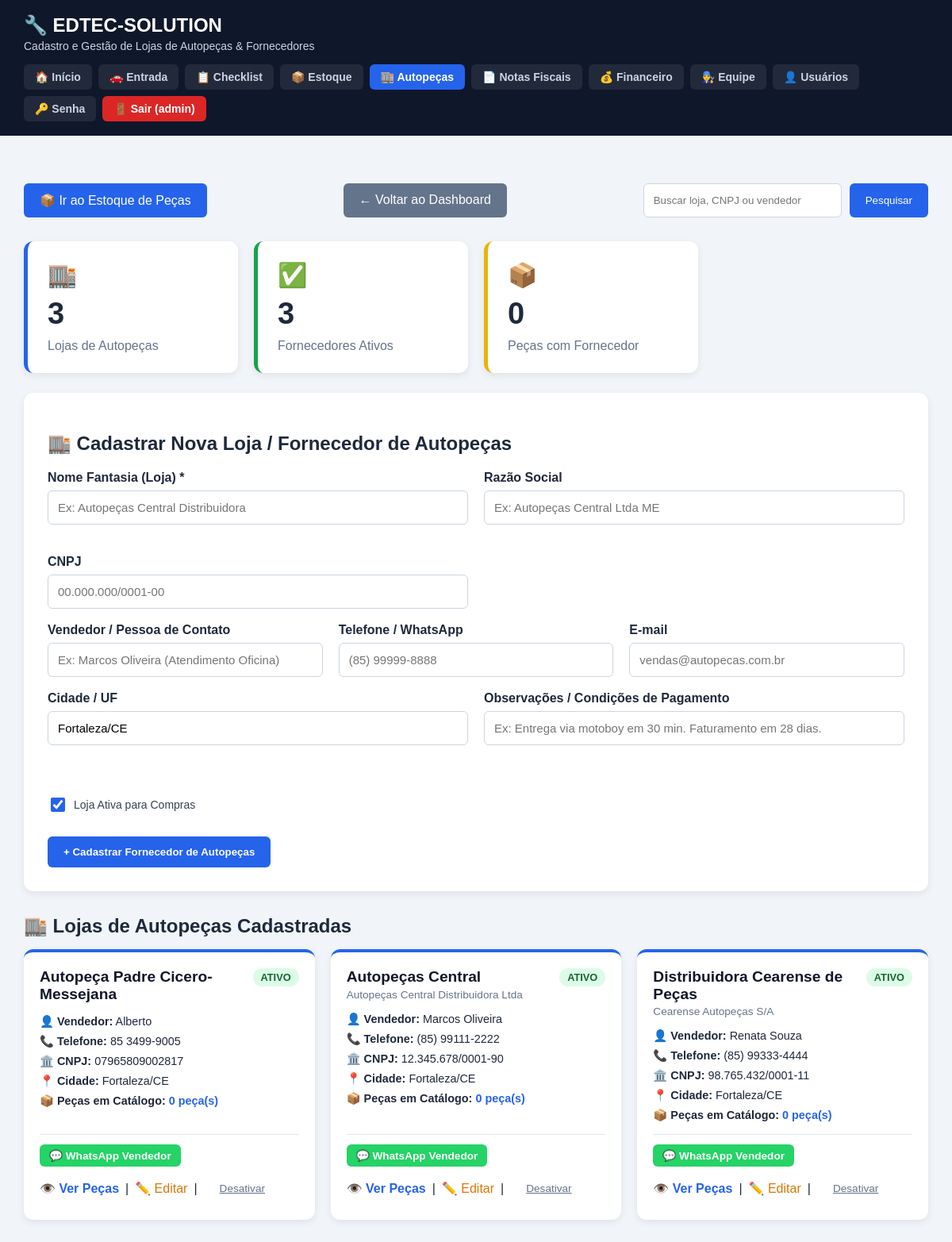
The page /app/public/autopecas.php (signed in) on the database its author committed.
### tables this page shows
CREATE TABLE `fornecedores_autopecas` (
  `id` int NOT NULL AUTO_INCREMENT,
  `nome_fantasia` varchar(150) NOT NULL,
  `razao_social` varchar(150) DEFAULT NULL,
  `cnpj` varchar(20) DEFAULT NULL,
  `telefone` varchar(30) DEFAULT NULL,
  `vendedor_contato` varchar(100) DEFAULT NULL,
  `email` varchar(150) DEFAULT NULL,
  `cidade_estado` varchar(100) DEFAULT NULL,
  `observacoes` text,
  `ativo` tinyint(1) NOT NULL DEFAULT '1',
  `criado_em` datetime NOT NULL DEFAULT CURRENT_TIMESTAMP,
  `atualizado_em` datetime NOT NULL DEFAULT CURRENT_TIMESTAMP ON UPDATE CURRENT_TIMESTAMP,
  PRIMARY KEY (`id`)
);

### app/public/autopecas.php (the view, shortened to what this page needs)
<?php
require_once 'config.php';
$fornecedorEditar = null;
$busca = trim($_GET['busca'] ?? '');
$sqlF = "
    SELECT f.*, COUNT(p.id) AS total_pecas
    FROM fornecedores_autopecas f
    LEFT JOIN pecas p ON p.fornecedor_id = f.id
    WHERE 1=1
";
$paramsF = [];
$sqlF .= " GROUP BY f.id ORDER BY f.nome_fantasia ASC";
$stmtF = $pdo->prepare($sqlF);
$stmtF->execute($paramsF);
$fornecedores = $stmtF->fetchAll();
$totalLojas = count($fornecedores);
$totalAtivas = (int) $pdo->query("SELECT COUNT(*) FROM fornecedores_autopecas WHERE ativo = 1")->fetchColumn();
$totalPecasCad = (int) $pdo->query("SELECT COUNT(*) FROM pecas WHERE fornecedor_id IS NOT NULL")->fetchColumn();
?>
<!DOCTYPE html>
<html lang="pt-BR">
<head>
    <link rel="stylesheet" href="style.css">
</head>
<body>
<?php
include 'header.php';
?>
<main>
    <section class="acoes">
        <a href="estoque.php" class="botao">📦 Ir ao Estoque de Peças</a>
        <a href="index.php" class="botao secundario">← Voltar ao Dashboard</a>
        <form method="GET" style="display: flex; gap: 10px;">
            <input type="text" name="busca" placeholder="Buscar loja, CNPJ ou vendedor" value="<?= htmlspecialchars($busca) ?>">
            <button type="submit">Pesquisar</button>
        </form>
    </section>
    <div class="cards" style="margin-bottom: 25px;">
        <div class="card azul">
            <span>🏬</span>
            <h2><?= $totalLojas ?></h2>
            <p>Lojas de Autopeças</p>
        </div>
        <div class="card verde">
            <span>✅</span>
            <h2><?= $totalAtivas ?></h2>
            <p>Fornecedores Ativos</p>
        </div>
        <div class="card amarelo">
            <span>📦</span>
            <h2><?= $totalPecasCad ?></h2>
            <p>Peças com Fornecedor</p>
        </div>
    </div>
    <div class="form-container" style="max-width: 100%; margin-bottom: 30px;">
        <h2>🏬 <?= $fornecedorEditar ? 'Editar Loja de Autopeças #' . $fornecedorEditar['id'] : 'Cadastrar Nova Loja / Fornecedor de Autopeças' ?></h2>
        <form method="POST">
            <div class="linha">
                <div class="campo">
                    <label>Nome Fantasia (Loja) *</label>
                    <input type="text" name="nome_fantasia" required value="<?= htmlspecialchars($fornecedorEditar['nome_fantasia'] ?? '') ?>" placeholder="Ex: Autopeças Central Distribuidora">
                </div>
                <div class="campo">
                    <label>Razão Social</label>
                    <input type="text" name="razao_social" value="<?= htmlspecialchars($fornecedorEditar['razao_social'] ?? '') ?>" placeholder="Ex: Autopeças Central Ltda ME">
                </div>
                <div class="campo">
                    <label>CNPJ</label>
                    <input type="text" name="cnpj" value="<?= htmlspecialchars($fornecedorEditar['cnpj'] ?? '') ?>" placeholder="00.000.000/0001-00">
                </div>
            </div>
            <div class="linha">
                <div class="campo">
                    <label>Vendedor / Pessoa de Contato</label>
                    <input type="text" name="vendedor_contato" value="<?= htmlspecialchars($fornecedorEditar['vendedor_contato'] ?? '') ?>" placeholder="Ex: Marcos Oliveira (Atendimento Oficina)">
                </div>
                <div class="campo">
                    <label>Telefone / WhatsApp</label>
                    <input type="text" name="telefone" value="<?= htmlspecialchars($fornecedorEditar['telefone'] ?? '') ?>" placeholder="(85) 99999-8888">
                </div>
                <div class="campo">
                    <label>E-mail</label>
                    <input type="email" name="email" value="<?= htmlspecialchars($fornecedorEditar['email'] ?? '') ?>" placeholder="vendas@autopecas.com.br">
                </div>
            </div>
            <div class="linha">
                <div class="campo">
                    <label>Cidade / UF</label>
                    <input type="text" name="cidade_estado" value="<?= htmlspecialchars($fornecedorEditar['cidade_estado'] ?? 'Fortaleza/CE') ?>" placeholder="Fortaleza / CE">
                </div>
                <div class="campo">
                    <label>Observações / Condições de Pagamento</label>
                    <input type="text" name="observacoes" value="<?= htmlspecialchars($fornecedorEditar['observacoes'] ?? '') ?>" placeholder="Ex: Entrega via motoboy em 30 min. Faturamento em 28 dias.">
                </div>
                <div class="campo" style="justify-content: center;">
                    <label class="checklist-item" style="margin-top: 25px;">
                        <input type="checkbox" name="ativo" value="1" <?= (!isset($fornecedorEditar) || $fornecedorEditar['ativo'] == 1) ? 'checked' : '' ?>>
                        <span>Loja Ativa para Compras</span>
                    </label>
                </div>
            </div>
            <div style="display: flex; gap: 10px; margin-top: 10px;">
                <button type="submit" class="botao" style="font-weight: bold;">
                    <?= $fornecedorEditar ? '💾 Salvar Alterações' : '+ Cadastrar Fornecedor de Autopeças' ?>
                </button>
            </div>
        </form>
    </div>
    <h2 style="margin-bottom: 15px;">🏬 Lojas de Autopeças Cadastradas</h2>
    <?php if (!$fornecedores): ?>
        <div class="alerta erro">Nenhuma loja de autopeças cadastrada.</div>
    <?php else: ?>
        <div class="grid-fornecedores">
            <?php foreach ($fornecedores as $f):
                $numWhatsApp = preg_replace('/[^0-9]/', '', $f['telefone'] ?? '');
            ?>
                <div class="card-fornecedor" style="<?= $f['ativo'] ? '' : 'opacity: 0.6; border-top-color: #64748b;' ?>">
                    <div>
                        <div style="display: flex; justify-content: space-between; align-items: flex-start;">
                            <h3 style="margin: 0; color: #0f172a; font-size: 1.2rem;"><?= htmlspecialchars($f['nome_fantasia']) ?></h3>
                            <?php if ($f['ativo']): ?>
                                <span class="badge-status badge-conforme">ATIVO</span>
                            <?php else: ?>
                                <span class="badge-status badge-nao-aplicavel">INATIVO</span>
                            <?php endif; ?>
                        </div>
                        <?php if ($f['razao_social']): ?>
                            <p style="margin: 3px 0; color: #64748b; font-size: 0.85rem;"><?= htmlspecialchars($f['razao_social']) ?></p>
                        <?php endif; ?>
                        <div style="margin: 12px 0; font-size: 0.9rem; line-height: 1.6;">
                            <p style="margin: 2px 0;"><strong>👤 Vendedor:</strong> <?= htmlspecialchars($f['vendedor_contato'] ?: 'Não informado') ?></p>
                            <p style="margin: 2px 0;"><strong>📞 Telefone:</strong> <?= htmlspecialchars($f['telefone'] ?: '-') ?></p>
                            <p style="margin: 2px 0;"><strong>🏛️ CNPJ:</strong> <?= htmlspecialchars($f['cnpj'] ?: '-') ?></p>
                            <p style="margin: 2px 0;"><strong>📍 Cidade:</strong> <?= htmlspecialchars($f['cidade_estado'] ?: '-') ?></p>
                            <p style="margin: 2px 0;"><strong>📦 Peças em Catálogo:</strong> <strong style="color: #2563eb;"><?= $f['total_pecas'] ?> peça(s)</strong></p>
                        </div>
                    </div>
                    <div style="border-top: 1px solid #e2e8f0; padding-top: 12px; display: flex; justify-content: space-between; align-items: center; flex-wrap: wrap; gap: 8px;">
                        <div>
                            <?php if ($numWhatsApp): ?>
                                <a href="https://wa.me/55<?= $numWhatsApp ?>" target="_blank" class="whatsapp-link">
                                    💬 WhatsApp Vendedor
                                </a>
                            <?php endif; ?>
                        </div>
                        <div style="display: flex; gap: 8px; align-items: center;">
                            <a href="autopecas.php?fornecedor_id=<?= $f['id'] ?>" class="link" style="font-weight: bold;">👁️ Ver Peças</a> |
                            <a href="autopecas.php?editar=<?= $f['id'] ?>" class="link" style="color: #d97706;">✏️ Editar</a> |
                            <form method="POST" style="display: inline;">
                                <button type="submit" style="background: none; border: none; color: #64748b; cursor: pointer; text-decoration: underline; font-size: 0.85rem;">
                                    <?= $f['ativo'] ? 'Desativar' : 'Ativar' ?>
                                </button>
                            </form>
                        </div>
                    </div>
                </div>
            <?php endforeach; ?>
        </div>
    <?php endif; ?>
</main>
</body>
</html>

### app/public/style.css (style rules this page uses)
* { box-sizing: border-box; }
body { margin: 0; font-family: Arial, Helvetica, sans-serif; background: #f1f5f9; color: #1e293b; }
main { padding: 30px; max-width: 1400px; margin: auto; }
.cards { display: grid; grid-template-columns: repeat(4, 1fr); gap: 20px; }
.card { background: white; padding: 25px; border-radius: 12px; box-shadow: 0 3px 10px rgba(0, 0, 0, .08); }
.card span { font-size: 30px; }
.card h2 { font-size: 38px; margin: 10px 0; }
.card p { margin: 0; color: #64748b; }
.acoes { margin: 30px 0; display: flex; justify-content: space-between; gap: 20px; }
.acoes form { display: flex; gap: 10px; }
input:not([type="checkbox"]):not([type="radio"]) { padding: 12px; border: 1px solid #cbd5e1; border-radius: 6px; min-width: 250px; }
button, .botao { padding: 12px 20px; border: none; border-radius: 6px; background: #2563eb; color: white; text-decoration: none; cursor: pointer; }
.link { color: #2563eb; text-decoration: none; }
.amarelo { border-left: 5px solid #eab308; }
.azul { border-left: 5px solid #2563eb; }
.verde { border-left: 5px solid #16a34a; }
.form-container { max-width: 900px; margin: 0 auto; background: white; padding: 30px; border-radius: 12px; box-shadow: 0 3px 10px rgba(0, 0, 0, .08); }
.campo { display: flex; flex-direction: column; margin-bottom: 18px; }
.campo label { font-weight: bold; margin-bottom: 7px; }
.campo input:not([type="checkbox"]):not([type="radio"]), .campo select, .campo textarea { width: 100%; padding: 12px; border: 1px solid #cbd5e1; border-radius: 6px; font-size: 15px; }
.checklist-item { display: flex; align-items: center; gap: 8px; font-weight: normal !important; font-size: 14px; color: #334155; cursor: pointer; user-select: none; margin-bottom: 0 !important; }
.checklist-item input[type="checkbox"] { width: 18px !important; height: 18px !important; min-width: 18px !important; cursor: pointer; accent-color: #2563eb; }
.linha { display: grid; grid-template-columns: repeat(2, 1fr); gap: 20px; }
.linha:nth-of-type(2) { grid-template-columns: repeat(3, 1fr); }
.botao.secundario { background: #64748b; }
.badge-status { padding: 4px 10px; border-radius: 12px; font-size: 0.8rem; font-weight: bold; text-transform: uppercase; }
.badge-conforme { background: #dcfce7; color: #166534; }

### app/public/autopecas.php (style rules this page uses)
.grid-fornecedores { display: grid; grid-template-columns: repeat(auto-fit, minmax(320px, 1fr)); gap: 20px; margin-bottom: 30px; }
.card-fornecedor { background: white; padding: 20px; border-radius: 12px; box-shadow: 0 3px 10px rgba(0,0,0,.08); border-top: 4px solid #2563eb; display: flex; flex-direction: column; justify-content: space-between; }
.whatsapp-link { display: inline-flex; align-items: center; gap: 5px; background: #25d366; color: white; padding: 6px 12px; border-radius: 6px; text-decoration: none; font-weight: bold; font-size: 0.85rem; }

### rows shown on the page
fornecedores_autopecas: nome_fantasia "Autopeça Padre Cicero-Messejana", ativo "ATIVO", vendedor_contato "Alberto", telefone "85 3499-9005", cnpj "07965809002817", cidade_estado "Fortaleza/CE", total_pecas "0"
fornecedores_autopecas: nome_fantasia "Autopeças Central", ativo "ATIVO", razao_social "Autopeças Central Distribuidora Ltda", vendedor_contato "Marcos Oliveira", telefone "(85) 99111-2222", cnpj "12.345.678/0001-90", cidade_estado "Fortaleza/CE", total_pecas "0"
fornecedores_autopecas: nome_fantasia "Distribuidora Cearense de Peças", ativo "ATIVO", razao_social "Cearense Autopeças S/A", vendedor_contato "Renata Souza", telefone "(85) 99333-4444", cnpj "98.765.432/0001-11", cidade_estado "Fortaleza/CE", total_pecas "0"

### other values the page prints
$subtituloPage "Cadastro e Gestão de Lojas de Autopeças & Fornecedores"
$usuarioHeader['usuario'] "admin"
$totalLojas "3"
$totalAtivas "3"
$totalPecasCad "0"
